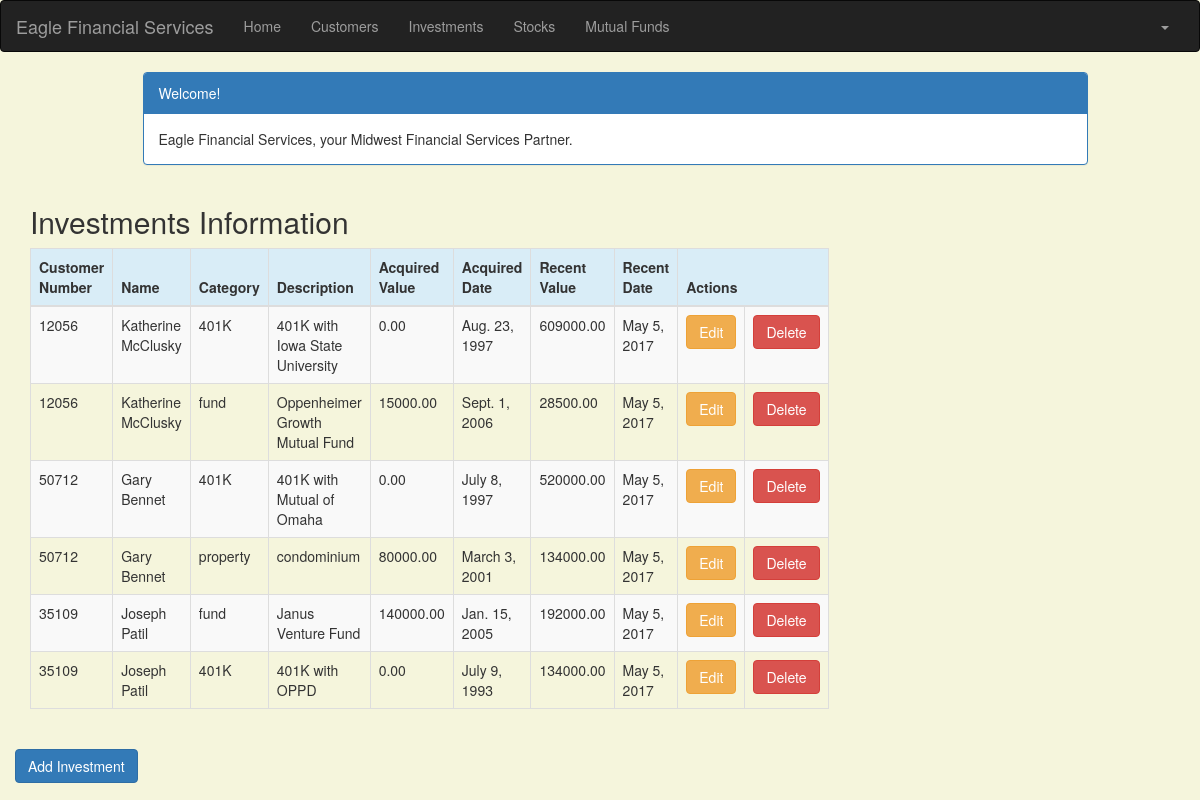
The app's page /investment/ (signed in) with its own data.
### portfolio/models.py (models this page shows, shortened)
class Investment(models.Model):
    customer = models.ForeignKey(Customer, related_name='investments')
    category = models.CharField(max_length=50)
    description = models.CharField(max_length=200)
    acquired_value = models.DecimalField(max_digits=10, decimal_places=2)
    acquired_date = models.DateField(default=timezone.now)
    recent_value = models.DecimalField(max_digits=10, decimal_places=2)
    recent_date = models.DateField(default=timezone.now, blank=True, null=True)

class Customer(models.Model):
    name = models.CharField(max_length=50)
    address = models.CharField(max_length=200)
    cust_number = models.IntegerField(blank=False, null=False)
    city = models.CharField(max_length=50)
    state = models.CharField(max_length=50)
    zipcode = models.CharField(max_length=10)
    email = models.EmailField(max_length=200)
    cell_phone = models.CharField(max_length=50)
    created_date = models.DateTimeField(
        default=timezone.now)
    updated_date = models.DateTimeField(auto_now_add=True)

### portfolio/views.py (the view)
# urls.py: url(r'^investment/$', views.investment_list, name='investment_list'),
@login_required
def investment_list(request):
    investments = Investment.objects.filter(acquired_date__lte=timezone.now())
    return render(request, 'portfolio/investment_list.html', {'investments': investments})

### portfolio/templates/portfolio/investment_list.html (shortened to what this page needs)
{% extends 'portfolio/base.html' %}
{% block content %}
    <!DOCTYPE html>
    <html>
    <head>
        <link rel="stylesheet" href="https://maxcdn.bootstrapcdn.com/bootstrap/3.3.4/css/bootstrap.min.css">
    </head>
    <body>
    <div class="container">
        <div class="row">
            <div class="col-md-10 col-md-offset-1">
                <div class="panel panel-primary">
                    <div class="panel-heading">Welcome!</div>
                    <div class="panel-body">
                        Eagle Financial Services, your Midwest Financial Services Partner.
                    </div>
                </div>
            </div>
        </div>
    </div>
    <div class="row">
        <h2 style="padding-left: 15Px">Investments Information</h2>
    </div>
    <div>
        <table class="table table-striped table-bordered table-hover">
            <thead>
            <tr class="bg-info">
                <th>Customer Number</th>
                <th>Name</th>
                <th>Category</th>
                <th>Description</th>
                <th>Acquired Value</th>
                <th>Acquired Date</th>
                <th>Recent Value</th>
                <th>Recent Date</th>
                <th colspan="3">Actions</th>
            </tr>
            </thead>
            <tbody>
            {% for investment in investments %}
                <tr>
                    <td>{{ investment.customer.cust_number }}</td>
                    <td>{{ investment.customer.name }}</td>
                    <td>{{ investment.category }}</td>
                    <td>{{ investment.description }}</td>
                    <td>{{ investment.acquired_value }}</td>
                    <td>{{ investment.acquired_date }}</td>
                    <td>{{ investment.recent_value }}</td>
                    <td>{{ investment.recent_date }}</td>
                    <td><a href="{% url 'portfolio:investment_edit' pk=investment.pk %}"
                           class="btn btn-warning">Edit</a></td>
                    <td><a href="{% url 'portfolio:investment_delete' pk=investment.pk %}"
                           onclick="return confirm('Are you sure you want to delete?')"
                           class="btn btn-danger">Delete</a>
                    </td>
                </tr>
            {% endfor %}
            </tbody>
        </table>
     <div class="row">
            <a href="{% url 'portfolio:investment_new' %}" class="row"><span
                    class="btn btn-primary">Add Investment</span></a>
        </div>
    </div>
    </body>
    </html>
{% endblock %}

### portfolio/templates/portfolio/investment_list.html (style rules this page uses)
body { background-color: beige; }

### records on screen
Investment: customer.cust_number "12056", customer.name "Katherine McClusky", category "401K", description "401K with Iowa State University", acquired_value "0.00", acquired_date "Aug. 23, 1997", recent_value "609000.00", recent_date "May 5, 2017"
Investment: customer.cust_number "12056", customer.name "Katherine McClusky", category "fund", description "Oppenheimer Growth Mutual Fund", acquired_value "15000.00", acquired_date "Sept. 1, 2006", recent_value "28500.00", recent_date "May 5, 2017"
Investment: customer.cust_number "50712", customer.name "Gary Bennet", category "401K", description "401K with Mutual of Omaha", acquired_value "0.00", acquired_date "July 8, 1997", recent_value "520000.00", recent_date "May 5, 2017"
Investment: customer.cust_number "50712", customer.name "Gary Bennet", category "property", description "condominium", acquired_value "80000.00", acquired_date "March 3, 2001", recent_value "134000.00", recent_date "May 5, 2017"
Investment: customer.cust_number "35109", customer.name "Joseph Patil", category "fund", description "Janus Venture Fund", acquired_value "140000.00", acquired_date "Jan. 15, 2005", recent_value "192000.00", recent_date "May 5, 2017"
Investment: customer.cust_number "35109", customer.name "Joseph Patil", category "401K", description "401K with OPPD", acquired_value "0.00", acquired_date "July 9, 1993", recent_value "134000.00", recent_date "May 5, 2017"
